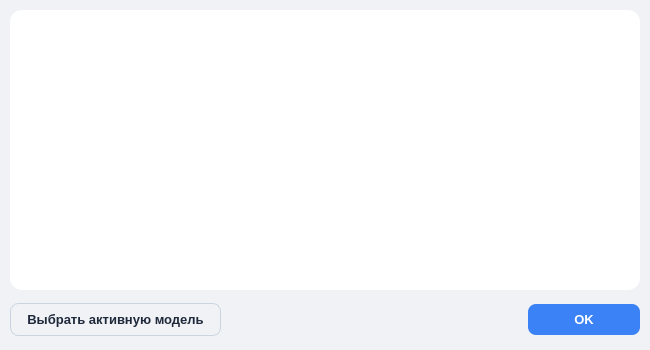
<?xml version="1.0" encoding="UTF-8"?>
<ui version="4.0">
 <class>model_params_dialog</class>
 <widget class="QDialog" name="model_params_dialog">
  <property name="geometry">
   <rect>
    <x>0</x>
    <y>0</y>
    <width>650</width>
    <height>350</height>
   </rect>
  </property>
  <property name="minimumSize">
   <size>
    <width>600</width>
    <height>330</height>
   </size>
  </property>
  <property name="windowTitle">
   <string>Управление моделями</string>
  </property>
  <property name="styleSheet">
   <string notr="true">
    QDialog {
        background-color: #f0f2f5;
        font-family: 'Segoe UI', 'Microsoft YaHei', sans-serif;
    }
    QTableView {
        background-color: white;
        border: none;
        border-radius: 12px;
        alternate-background-color: #f8fafc;
        selection-background-color: #e0f2fe;
        selection-color: #0f172a;
        gridline-color: #e2e8f0;
        font-size: 12px;
    }
    QHeaderView::section {
        background-color: #f8fafc;
        color: #0f172a;
        padding: 6px;
        border: none;
        border-bottom: 1px solid #e2e8f0;
        font-weight: 600;
    }
    QPushButton {
        background-color: transparent;
        border: none;
        border-radius: 8px;
        padding: 8px 16px;
        font-size: 13px;
        font-weight: 500;
        color: #1e293b;
        min-width: 80px;
    }
    QPushButton:hover {
        background-color: #e2e8f0;
    }
    QPushButton:pressed {
        background-color: #cbd5e1;
    }
    QPushButton#ok_btn {
        background-color: #3b82f6;
        color: white;
    }
    QPushButton#ok_btn:hover {
        background-color: #2563eb;
    }
    QPushButton#changeActive_btn {
        background-color: transparent;
        color: #1e293b;
        border: 1px solid #cbd5e1;
    }
    QPushButton#changeActive_btn:hover {
        background-color: #e2e8f0;
        border-color: #94a3b8;
    }
   </string>
  </property>
  <layout class="QVBoxLayout" name="verticalLayout">
   <property name="spacing">
    <number>10</number>
   </property>
   <property name="leftMargin">
    <number>10</number>
   </property>
   <property name="topMargin">
    <number>10</number>
   </property>
   <property name="rightMargin">
    <number>10</number>
   </property>
   <property name="bottomMargin">
    <number>10</number>
   </property>
   <item>
    <widget class="QTableView" name="tableView"/>
   </item>
   <item>
    <widget class="QWidget" name="widget_2" native="true">
     <property name="minimumSize">
      <size>
       <width>0</width>
       <height>40</height>
      </size>
     </property>
     <layout class="QHBoxLayout" name="horizontalLayout">
      <property name="leftMargin">
       <number>0</number>
      </property>
      <property name="topMargin">
       <number>0</number>
      </property>
      <property name="rightMargin">
       <number>0</number>
      </property>
      <property name="bottomMargin">
       <number>0</number>
      </property>
      <item>
       <widget class="QPushButton" name="changeActive_btn">
        <property name="minimumSize">
         <size>
          <width>200</width>
          <height>30</height>
         </size>
        </property>
        <property name="text">
         <string>Выбрать активную модель</string>
        </property>
       </widget>
      </item>
      <item>
       <spacer name="horizontalSpacer">
        <property name="orientation">
         <enum>Qt::Horizontal</enum>
        </property>
        <property name="sizeHint" stdset="0">
         <size>
          <width>40</width>
          <height>20</height>
         </size>
        </property>
       </spacer>
      </item>
      <item>
       <widget class="QPushButton" name="ok_btn">
        <property name="minimumSize">
         <size>
          <width>80</width>
          <height>30</height>
         </size>
        </property>
        <property name="font">
         <font>
          <bold>true</bold>
         </font>
        </property>
        <property name="text">
         <string>OK</string>
        </property>
       </widget>
      </item>
     </layout>
    </widget>
   </item>
  </layout>
 </widget>
 <resources/>
 <connections/>
</ui>
